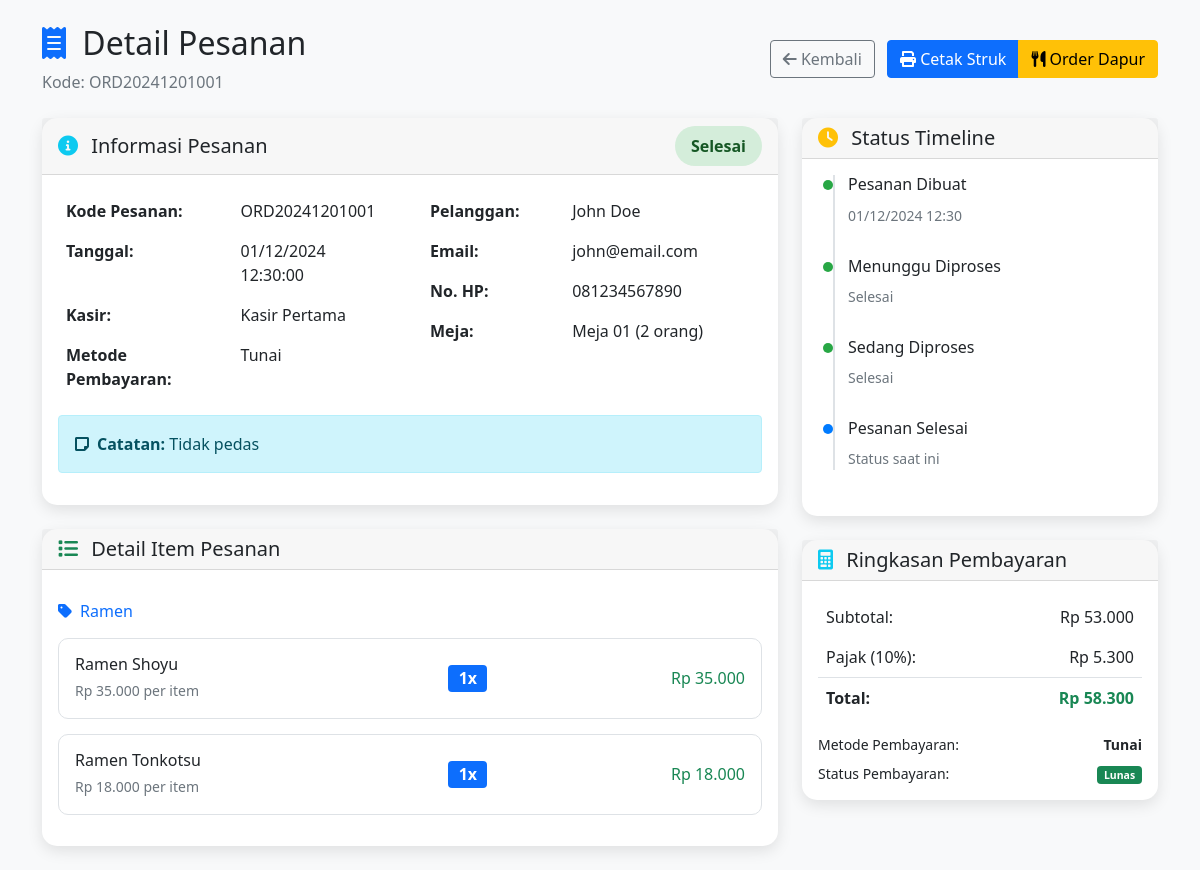
The page /orders/detail.php?id=1 (signed in) on the database its author committed.
### tables this page shows
CREATE TABLE pesanan (
    id INT PRIMARY KEY AUTO_INCREMENT,
    kode_pesanan VARCHAR(20) UNIQUE NOT NULL,
    pelanggan_id INT,
    meja_id INT,
    kasir_id INT,
    total_harga DECIMAL(10,2) NOT NULL,
    status ENUM('pending', 'diproses', 'selesai', 'dibatalkan') DEFAULT 'pending',
    metode_pembayaran ENUM('tunai', 'kartu', 'digital') DEFAULT 'tunai',
    tanggal_pesanan TIMESTAMP DEFAULT CURRENT_TIMESTAMP,
    catatan TEXT,
    FOREIGN KEY (pelanggan_id) REFERENCES pelanggan(id),
    FOREIGN KEY (meja_id) REFERENCES meja(id),
    FOREIGN KEY (kasir_id) REFERENCES users(id)
);

CREATE TABLE users (
    id INT PRIMARY KEY AUTO_INCREMENT,
    username VARCHAR(50) UNIQUE NOT NULL,
    password VARCHAR(255) NOT NULL,
    nama_lengkap VARCHAR(100) NOT NULL,
    email VARCHAR(100) UNIQUE NOT NULL,
    role ENUM('owner', 'admin', 'kasir') NOT NULL,
    status ENUM('aktif', 'nonaktif') DEFAULT 'aktif',
    created_at TIMESTAMP DEFAULT CURRENT_TIMESTAMP,
    updated_at TIMESTAMP DEFAULT CURRENT_TIMESTAMP ON UPDATE CURRENT_TIMESTAMP
);

CREATE TABLE pelanggan (
    id INT PRIMARY KEY AUTO_INCREMENT,
    nama VARCHAR(100) NOT NULL,
    email VARCHAR(100),
    no_handphone VARCHAR(20),
    alamat TEXT,
    created_at TIMESTAMP DEFAULT CURRENT_TIMESTAMP
);

CREATE TABLE meja (
    id INT PRIMARY KEY AUTO_INCREMENT,
    nomor_meja VARCHAR(10) UNIQUE NOT NULL,
    kapasitas INT NOT NULL,
    status ENUM('kosong', 'terisi', 'reserved') DEFAULT 'kosong',
    created_at TIMESTAMP DEFAULT CURRENT_TIMESTAMP
);

CREATE TABLE detail_pesanan (
    id INT PRIMARY KEY AUTO_INCREMENT,
    pesanan_id INT,
    menu_id INT,
    jumlah INT NOT NULL,
    harga_satuan DECIMAL(10,2) NOT NULL,
    subtotal DECIMAL(10,2) NOT NULL,
    catatan TEXT,
    FOREIGN KEY (pesanan_id) REFERENCES pesanan(id) ON DELETE CASCADE,
    FOREIGN KEY (menu_id) REFERENCES menu(id)
);

CREATE TABLE kategori_menu (
    id INT PRIMARY KEY AUTO_INCREMENT,
    nama_kategori VARCHAR(50) NOT NULL,
    deskripsi TEXT,
    status ENUM('aktif', 'nonaktif') DEFAULT 'aktif',
    created_at TIMESTAMP DEFAULT CURRENT_TIMESTAMP
);

CREATE TABLE menu (
    id INT PRIMARY KEY AUTO_INCREMENT,
    kategori_id INT,
    nama_menu VARCHAR(100) NOT NULL,
    deskripsi TEXT,
    harga DECIMAL(10,2) NOT NULL,
    gambar VARCHAR(255),
    status ENUM('tersedia', 'habis', 'nonaktif') DEFAULT 'tersedia',
    created_at TIMESTAMP DEFAULT CURRENT_TIMESTAMP,
    updated_at TIMESTAMP DEFAULT CURRENT_TIMESTAMP ON UPDATE CURRENT_TIMESTAMP,
    FOREIGN KEY (kategori_id) REFERENCES kategori_menu(id)
);

### orders/detail.php (the view, shortened to what the rows shown need)
<?php
$database = new Database();
$db = $database->getConnection();
$pesanan_id = $_GET['id'];
$query = "SELECT
    p.*,
    pl.nama as nama_pelanggan,
    pl.email,
    pl.no_handphone,
    pl.alamat,
    m.nomor_meja,
    m.kapasitas,
    u.nama_lengkap as nama_kasir
    FROM pesanan p
    LEFT JOIN pelanggan pl ON p.pelanggan_id = pl.id
    LEFT JOIN meja m ON p.meja_id = m.id
    LEFT JOIN users u ON p.kasir_id = u.id
    WHERE p.id = :id";
$stmt = $db->prepare($query);
$stmt->bindParam(':id', $pesanan_id);
$stmt->execute();
$order = $stmt->fetch(PDO::FETCH_ASSOC);
$query = "SELECT
    dp.*,
    m.nama_menu,
    m.harga as harga_menu,
    k.nama_kategori
    FROM detail_pesanan dp
    JOIN menu m ON dp.menu_id = m.id
    JOIN kategori_menu k ON m.kategori_id = k.id
    WHERE dp.pesanan_id = :pesanan_id
    ORDER BY k.nama_kategori, m.nama_menu";
$stmt = $db->prepare($query);
$stmt->bindParam(':pesanan_id', $pesanan_id);
$stmt->execute();
$order_items = $stmt->fetchAll(PDO::FETCH_ASSOC);
$subtotal = $order['total_harga'];
$pajak_persen = 10;
$pajak = $subtotal * ($pajak_persen / 100);
$total_dengan_pajak = $subtotal + $pajak;
?>
<!DOCTYPE html>
<html lang="id">
<head>
    <link href="https://cdn.jsdelivr.net/npm/bootstrap@5.1.3/dist/css/bootstrap.min.css" rel="stylesheet">
    <link href="https://cdnjs.cloudflare.com/ajax/libs/font-awesome/6.0.0/css/all.min.css" rel="stylesheet">
</head>
<body class="bg-light">
    <div class="container py-4">
        <div class="row mb-4">
            <div class="col-12">
                <div class="d-flex justify-content-between align-items-center">
                    <div>
                        <h2>
                            <i class="fas fa-receipt text-primary me-2"></i>
                            Detail Pesanan
                        </h2>
                        <p class="text-muted mb-0">Kode: <?php echo $order['kode_pesanan']; ?></p>
                    </div>
                </div>
            </div>
        </div>
        <div class="row">
            <div class="col-lg-8">
                <div class="card detail-card mb-4">
                    <div class="card-header d-flex justify-content-between align-items-center">
                        <h5 class="mb-0">
                            <i class="fas fa-info-circle text-info me-2"></i>
                            Informasi Pesanan
                        </h5>
                        <span class="status-badge status-<?php echo $order['status']; ?>">
                            <?php echo ucfirst($order['status']); ?>
                        </span>
                    </div>
                    <div class="card-body">
                        <div class="row">
                            <div class="col-md-6">
                                <table class="table table-borderless">
                                    <tr>
                                        <td><strong>Kode Pesanan:</strong></td>
                                        <td><?php echo $order['kode_pesanan']; ?></td>
                                    </tr>
                                    <tr>
                                        <td><strong>Tanggal:</strong></td>
                                        <td><?php echo date('d/m/Y H:i:s', strtotime($order['tanggal_pesanan'])); ?></td>
                                    </tr>
                                    <tr>
                                        <td><strong>Kasir:</strong></td>
                                        <td><?php echo $order['nama_kasir'] ?: 'Online Order'; ?></td>
                                    </tr>
                                    <tr>
                                        <td><strong>Metode Pembayaran:</strong></td>
                                        <td><?php echo ucfirst($order['metode_pembayaran']); ?></td>
                                    </tr>
                                </table>
                            </div>
                            <div class="col-md-6">
                                <table class="table table-borderless">
                                    <tr>
                                        <td><strong>Pelanggan:</strong></td>
                                        <td><?php echo $order['nama_pelanggan'] ?: 'Guest'; ?></td>
                                    </tr>
                                    <?php if ($order['email']): ?>
                                    <tr>
                                        <td><strong>Email:</strong></td>
                                        <td><?php echo $order['email']; ?></td>
                                    </tr>
                                    <?php endif; ?>
                                    <?php if ($order['no_handphone']): ?>
                                    <tr>
                                        <td><strong>No. HP:</strong></td>
                                        <td><?php echo $order['no_handphone']; ?></td>
                                    </tr>
                                    <?php endif; ?>
                                    <tr>
                                        <td><strong>Meja:</strong></td>
                                        <td>
                                            <?php if ($order['nomor_meja']): ?>
                                                Meja <?php echo $order['nomor_meja']; ?> (<?php echo $order['kapasitas']; ?> orang)
                                            <?php else: ?>
                                                Take Away
                                            <?php endif; ?>
                                        </td>
                                    </tr>
                                </table>
                            </div>
                        </div>
                        <?php if ($order['catatan']): ?>
                        <div class="alert alert-info">
                            <strong><i class="fas fa-sticky-note me-2"></i>Catatan:</strong>
                            <?php echo $order['catatan']; ?>
                        </div>
                        <?php endif; ?>
                    </div>
                </div>
                <div class="card detail-card">
                    <div class="card-body">
                        <?php
                        $current_category = '';
                        foreach ($order_items as $item):
                            if ($current_category != $item['nama_kategori']):
                                $current_category = $item['nama_kategori'];
                        ?>
                        <h6 class="text-primary mt-3 mb-3">
                            <i class="fas fa-tag me-2"></i><?php echo $current_category; ?>
                        </h6>
                        <div class="category-items">
                        <?php endif; ?>
                        <div class="item-card p-3">
                            <div class="row align-items-center">
                                <div class="col-md-6">
                                    <h6 class="mb-1"><?php echo $item['nama_menu']; ?></h6>
                                    <small class="text-muted">
                                        Rp <?php echo number_format($item['harga_satuan'], 0, ',', '.'); ?> per item
                                    </small>
                                </div>
                                <div class="col-md-2 text-center">
                                    <span class="badge bg-primary fs-6"><?php echo $item['jumlah']; ?>x</span>
                                </div>
                                <div class="col-md-4 text-end">
                                    <h6 class="text-success mb-0">
                                        Rp <?php echo number_format($item['subtotal'], 0, ',', '.'); ?>
                                    </h6>
                                </div>
                            </div>
                        </div>
                        <?php endforeach; ?>
                        </div>
                    </div>
                </div>
            </div>
            <div class="col-lg-4">
                <div class="card detail-card mb-4">
                    <div class="card-body">
                        <div class="timeline">
                            <div class="timeline-item completed">
                                <h6>Pesanan Dibuat</h6>
                                <small class="text-muted">
                                    <?php echo date('d/m/Y H:i', strtotime($order['tanggal_pesanan'])); ?>
                                </small>
                            </div>
                        </div>
                    </div>
                </div>
                <div class="card detail-card">
                    <div class="card-body">
                        <table class="table table-borderless">
                            <tr>
                                <td>Subtotal:</td>
                                <td class="text-end">Rp <?php echo number_format($subtotal, 0, ',', '.'); ?></td>
                            </tr>
                            <tr>
                                <td>Pajak (<?php echo $pajak_persen; ?>%):</td>
                                <td class="text-end">Rp <?php echo number_format($pajak, 0, ',', '.'); ?></td>
                            </tr>
                            <tr class="border-top">
                                <td class="text-end"><strong class="text-success">Rp <?php echo number_format($total_dengan_pajak, 0, ',', '.'); ?></strong></td>
                            </tr>
                        </table>
                        <div class="mt-3">
                            <div class="d-flex justify-content-between mb-2">
                                <small><strong><?php echo ucfirst($order['metode_pembayaran']); ?></strong></small>
                            </div>
                        </div>
                    </div>
                </div>
            </div>
        </div>
    </div>
</body>
</html>

### rows shown on the page
pesanan: kode_pesanan "ORD20241201001", status "Selesai", tanggal_pesanan "01/12/2024 12:30:00", kasir.nama_lengkap "Kasir Pertama", metode_pembayaran "Tunai", pelanggan.nama "John Doe", pelanggan.email "john@email.com", pelanggan.no_handphone "081234567890", meja.nomor_meja "01", meja.kapasitas "2", catatan "Tidak pedas", tanggal_pesanan "01/12/2024 12:30", total_harga "53.000", total_harga "5.300", total_harga "58.300"
detail_pesanan: kategori_menu.nama_kategori "Ramen", menu.nama_menu "Ramen Shoyu", harga_satuan "35.000", jumlah "1", subtotal "35.000"
detail_pesanan: menu.nama_menu "Ramen Tonkotsu", harga_satuan "18.000", jumlah "1", subtotal "18.000"

### other values the page prints
$pajak_persen "10"
